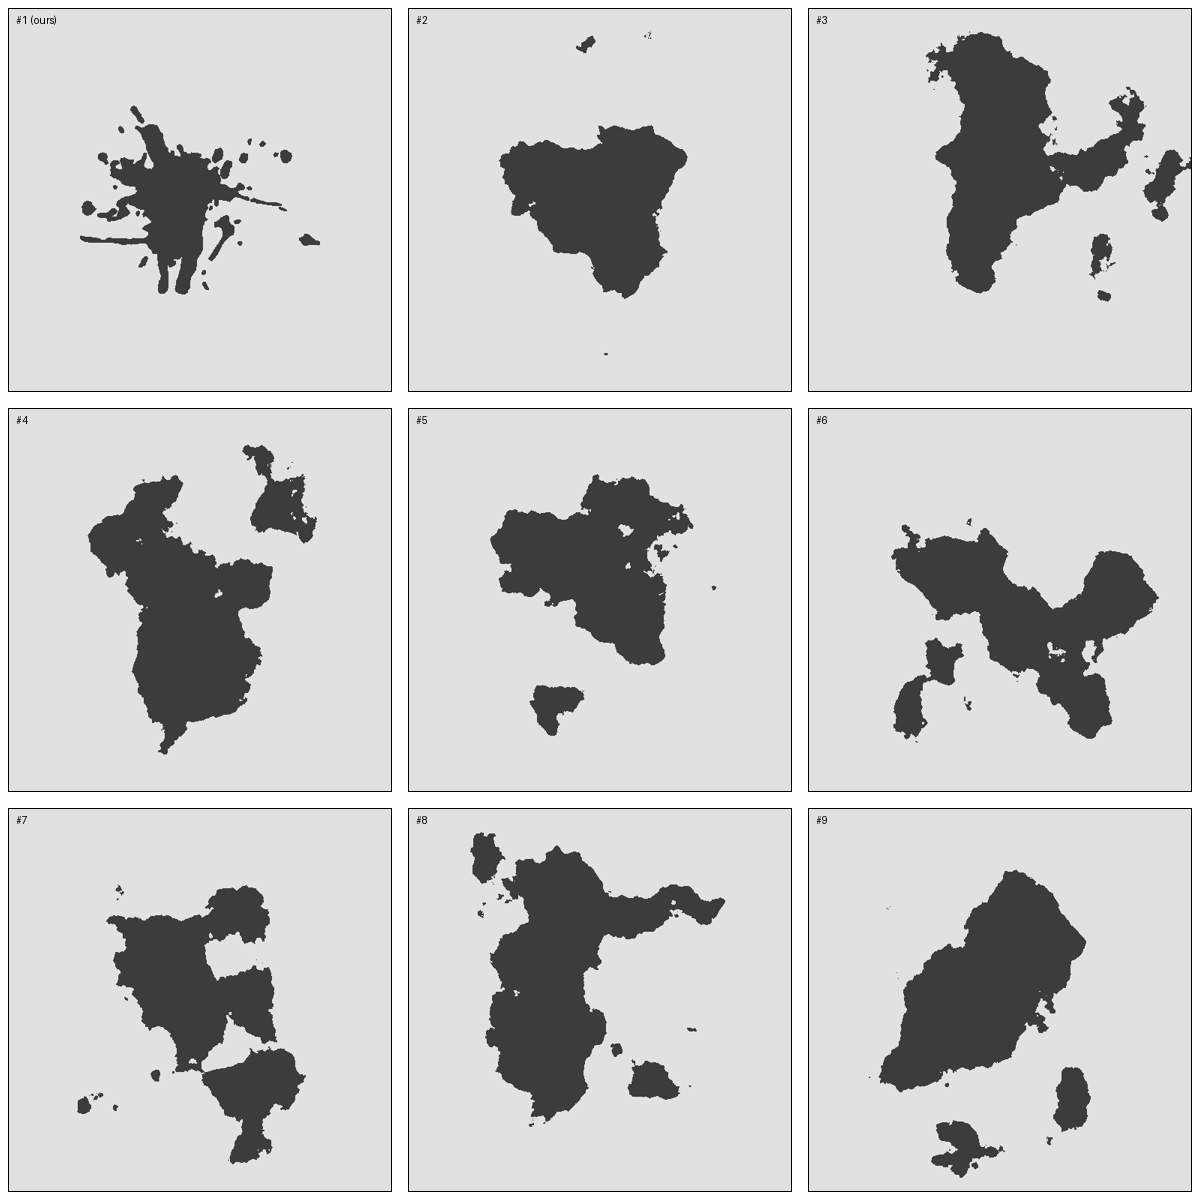

Write the Python code that produced this figure.
"""Other worlds from the same formula: a dome that pulls land to the middle,
plus Fourier waves whose amplitude falls with frequency as ours does, phases
from the world's bits. A probe, not the game."""

import json
import sys

import numpy as np
from PIL import Image, ImageDraw

coast = json.load(open(sys.argv[1]))
out = sys.argv[2]
n = 512

pts = np.concatenate([np.array(r) for r in coast["rings"]])
lo, hi = pts.min(0), pts.max(0)
span = (hi - lo).max() * 1.6
off = (lo + hi) / 2 - span / 2
mask = np.zeros((n, n), np.uint8)
for r in coast["rings"]:
    ring = Image.new("1", (n, n), 0)
    ImageDraw.Draw(ring).polygon([tuple((np.array(p) - off) / span * n) for p in r], fill=1)
    mask ^= np.asarray(ring).astype(np.uint8)
ours = np.where(mask > 0, 1.0, -1.0)

k = np.fft.fftfreq(n) * n
kx, ky = np.meshgrid(k, k)
kr = np.maximum(np.hypot(kx, ky), 1)

# Our spectrum's slope: amplitude ~ k^-beta, fitted over the middle band.
F = np.fft.fft2(ours)
band = (kr > 3) & (kr < 60)
beta = float(sys.argv[3]) if len(sys.argv) > 3 else -np.polyfit(np.log(kr[band]), np.log(np.abs(F[band]) + 1e-9), 1)[0]
print(f"our spectrum falls as k^-{beta:.2f}")

yy, xx = (np.mgrid[0:n, 0:n] + 0.5) / n - 0.5


def world(seed):
    rng = np.random.default_rng(seed)
    # The dome: one main body, its place, stretch and turn from the first bits.
    cx, cy = rng.normal(0, 0.04, 2)
    a, b = rng.uniform(0.16, 0.26, 2)
    t = rng.uniform(0, np.pi)
    u = (xx - cx) * np.cos(t) + (yy - cy) * np.sin(t)
    v = -(xx - cx) * np.sin(t) + (yy - cy) * np.cos(t)
    dome = 1 - np.hypot(u / a, v / b)
    phase = np.exp(2j * np.pi * rng.random((n, n)))
    waves = np.fft.ifft2(kr**-beta * phase * (kr > 1.5)).real
    waves /= waves.std()
    return dome + float(sys.argv[4] if len(sys.argv) > 4 else 0.55) * waves


tiles = [ours] + [world(s) for s in range(2, 10)]
names = ["#1 (ours)"] + [f"#{s}" for s in range(2, 10)]
cell = 400
sheet = Image.new("L", (cell * 3, cell * 3), 255)
d = ImageDraw.Draw(sheet)
for i, (f, name) in enumerate(zip(tiles, names)):
    img = Image.fromarray(np.where(f > 0, 60, 225).astype(np.uint8)).resize((cell - 16, cell - 16))
    x, y = (i % 3) * cell + 8, (i // 3) * cell + 8
    sheet.paste(img, (x, y))
    d.rectangle([x, y, x + cell - 17, y + cell - 17], outline=0)
    d.text((x + 8, y + 6), name, fill=0)
sheet.save(f"{out}/worlds.png")
